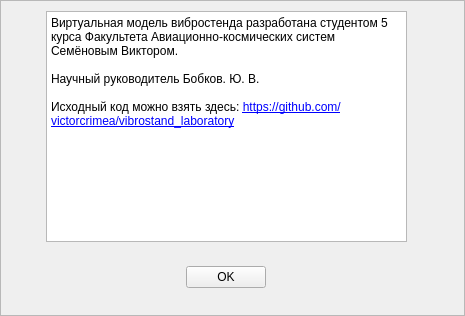
<?xml version="1.0" encoding="UTF-8"?>
<ui version="4.0">
 <class>AboutWindow</class>
 <widget class="QScrollArea" name="AboutWindow">
  <property name="geometry">
   <rect>
    <x>0</x>
    <y>0</y>
    <width>465</width>
    <height>316</height>
   </rect>
  </property>
  <property name="windowTitle">
   <string>О программе</string>
  </property>
  <property name="widgetResizable">
   <bool>true</bool>
  </property>
  <widget class="QWidget" name="scrollAreaWidgetContents">
   <property name="geometry">
    <rect>
     <x>0</x>
     <y>0</y>
     <width>463</width>
     <height>314</height>
    </rect>
   </property>
   <widget class="QTextEdit" name="textEdit">
    <property name="geometry">
     <rect>
      <x>45</x>
      <y>10</y>
      <width>361</width>
      <height>231</height>
     </rect>
    </property>
    <property name="readOnly">
     <bool>true</bool>
    </property>
    <property name="html">
     <string>&lt;!DOCTYPE HTML PUBLIC &quot;-//W3C//DTD HTML 4.0//EN&quot; &quot;http://www.w3.org/TR/REC-html40/strict.dtd&quot;&gt;
&lt;html&gt;&lt;head&gt;&lt;meta name=&quot;qrichtext&quot; content=&quot;1&quot; /&gt;&lt;style type=&quot;text/css&quot;&gt;
p, li { white-space: pre-wrap; }
&lt;/style&gt;&lt;/head&gt;&lt;body style=&quot; font-family:'DejaVu Sans'; font-size:9pt; font-weight:400; font-style:normal;&quot;&gt;
&lt;p style=&quot; margin-top:0px; margin-bottom:0px; margin-left:0px; margin-right:0px; -qt-block-indent:0; text-indent:0px;&quot;&gt;Виртуальная модель вибростенда разработана студентом 5 курса Факультета Авиационно-космических систем Семёновым Виктором.&lt;/p&gt;
&lt;p style=&quot;-qt-paragraph-type:empty; margin-top:0px; margin-bottom:0px; margin-left:0px; margin-right:0px; -qt-block-indent:0; text-indent:0px;&quot;&gt;&lt;br /&gt;&lt;/p&gt;
&lt;p style=&quot; margin-top:0px; margin-bottom:0px; margin-left:0px; margin-right:0px; -qt-block-indent:0; text-indent:0px;&quot;&gt;Научный руководитель Бобков. Ю. В.&lt;/p&gt;
&lt;p style=&quot;-qt-paragraph-type:empty; margin-top:0px; margin-bottom:0px; margin-left:0px; margin-right:0px; -qt-block-indent:0; text-indent:0px;&quot;&gt;&lt;br /&gt;&lt;/p&gt;
&lt;p style=&quot; margin-top:0px; margin-bottom:0px; margin-left:0px; margin-right:0px; -qt-block-indent:0; text-indent:0px;&quot;&gt;Исходный код можно взять здесь: &lt;a href=&quot;https://github.com/victorcrimea/vibrostand_laboratory&quot;&gt;&lt;span style=&quot; text-decoration: underline; color:#0000ff;&quot;&gt;https://github.com/victorcrimea/vibrostand_laboratory&lt;/span&gt;&lt;/a&gt;&lt;/p&gt;&lt;/body&gt;&lt;/html&gt;</string>
    </property>
   </widget>
   <widget class="QPushButton" name="pushButton">
    <property name="geometry">
     <rect>
      <x>185</x>
      <y>265</y>
      <width>80</width>
      <height>22</height>
     </rect>
    </property>
    <property name="text">
     <string>OK</string>
    </property>
   </widget>
  </widget>
 </widget>
 <resources/>
 <connections/>
</ui>
